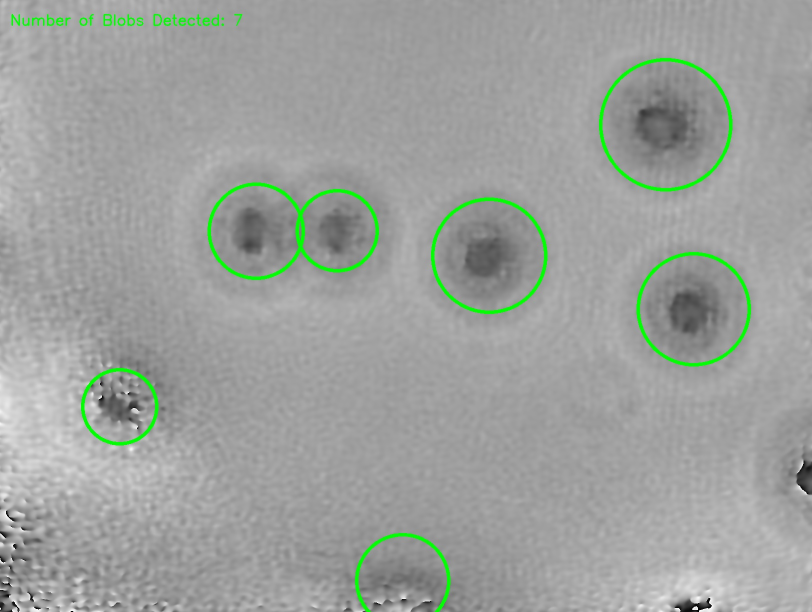
#> input picture 24_phase_blobs.jpg, 1624 x 1224 px (shown at 1/2 size); its folder holds 2 pictures in this run; the run also reads 1 picture not shown here
$ python detect_blobs.py --image .   (older library calls are emulated)
#> lines starting #> are read from the running program, lines starting #| are printed output that depends on the picture; after the words box and inside, x2 and y2 are one past the last pixel; in counts of white or black regions, pixels touching at a corner belong together
# import the necessary packages
import numpy as np
import argparse
import cv2
import glob
import os

from os import listdir

def drawKeyPts(im,keyp,col,th):
    t_img = im.copy()
    for curKey in keyp:
        x=np.int(curKey.pt[0])
        y=np.int(curKey.pt[1])
        size = np.int(curKey.size)
        cv2.circle(t_img,(x,y),size, col,thickness=th, lineType=8, shift=0)
   # cv2.imshow('image',im)
    return t_img

def gaussian_filter(image, K_size=3, sigma=1.3):
    if len(image.shape) == 3:
        H, W, C = image.shape
    else:
        image = np.expand_dims(image, axis=-1)
        H, W, C = image.shape
        # Zero padding
    pad = K_size // 2
    out = np.zeros((H + pad * 2, W + pad * 2, C), dtype=np.float)
    out[pad: pad + H, pad: pad + W] = image.copy().astype(np.float)
    # prepare Kernel
    K = np.zeros((K_size, K_size), dtype=np.float)
    for x in range(-pad, -pad + K_size):
        for y in range(-pad, -pad + K_size):
            K[y + pad, x + pad] = np.exp(-(x ** 2 + y ** 2) / (2 * (sigma ** 2)))
    K /= (2 * np.pi * sigma * sigma)
    K /= K.sum()
    tmp = out.copy()
    # filtering
    for y in range(H):
        for x in range(W):
            for c in range(C):
                out[pad + y, pad + x, c] = np.sum(K * tmp[y: y + K_size, x: x + K_size, c])
    out = cv2.GaussianBlur(image, (3, 3), 1.5)
    out = np.clip(out, 0, 255)
    out = out[pad: pad + H, pad: pad + W].astype(np.uint8)
    return out


# construct the argument parser and parse the arguments
ap = argparse.ArgumentParser()
ap.add_argument("-i", "--image", required = True, help = "Path to the image(s)")
args = vars(ap.parse_args())
folder = args["image"]
for filename in listdir(folder):
    # load the image, clone it for output, and then convert it to grayscale
    outfilename=os.path.splitext(filename)[0]
    print(filename)
    image = cv2.imread(folder+'/'+filename)
#> image is the input picture: shape (1224, 1624, 3); mean B, G, R 157.1, 161.2, 157
    output = image.copy()
    gray = cv2.cvtColor(image, cv2.COLOR_BGR2GRAY)
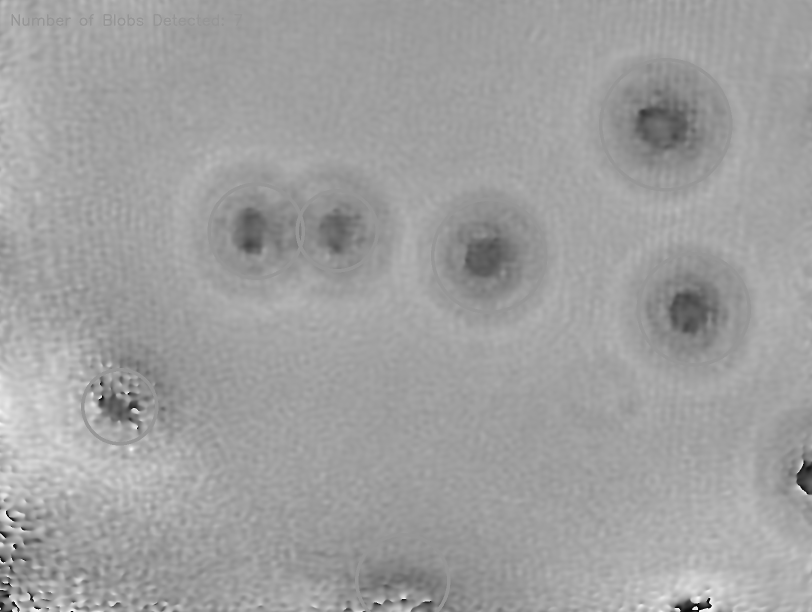
#> gray: shape (1224, 1624) (shown at 1/2 size); min 0, max 255, mean 159.5

    image = cv2.bilateralFilter(gray,10,90,90)
#> image: shape (1224, 1624)

#    image = gaussian_filter(gray, K_size=3, sigma=1.3)
#    clahe = cv2.createCLAHE(clipLimit=3.0, tileGridSize=(8, 8))
#    image = clahe.apply(image)


    ret, image = cv2.threshold(image, 127, 255, cv2.THRESH_BINARY)
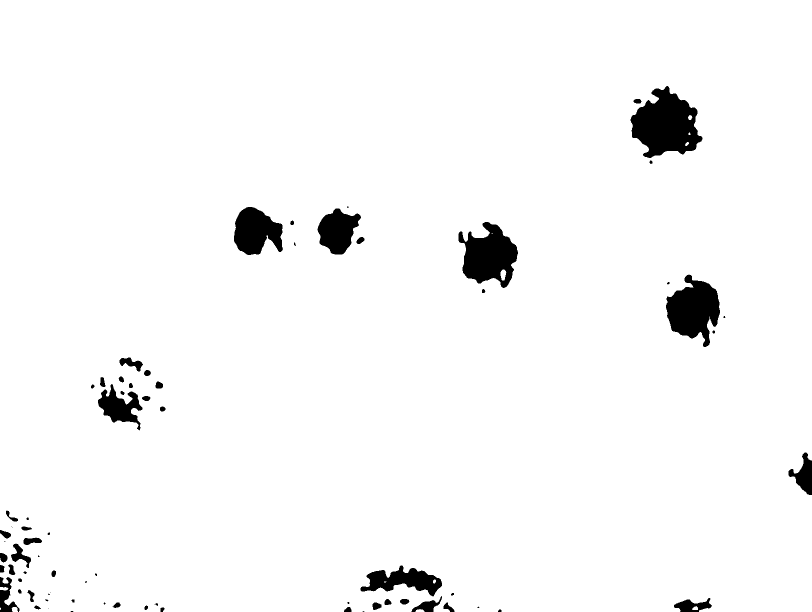
#> image: shape (1224, 1624) (shown at 1/2 size); 96.8% white; 74 black regions (19 under 20 px)
    #output = image.copy()
    # Set our filtering parameters
    # Initialize parameter setting using cv2.SimpleBlobDetector
    params = cv2.SimpleBlobDetector_Params()


    #params.minThreshold = 10
    #params.maxThreshold = 200
    # Set Area filtering parameters
    params.filterByArea = True
    params.minArea = 1500
    params.maxArea = 30000

    # Set Circularity filtering parameters
    params.filterByCircularity = False
    params.minCircularity = 0.66

    # Set Convexity filtering parameters
    params.filterByConvexity = False
    params.minConvexity = 0.2

    # Set inertia filtering parameters
    params.filterByInertia = False
    params.minInertiaRatio = 0.01

    # Create a detector with the parameters
    detector = cv2.SimpleBlobDetector_create(params)

    # Detect blobs
    keypoints = detector.detect(image)
#> keypoints = 7 keypoints; (x, y, size): (1332, 249, 130.8), (978, 512, 114), (1387, 619, 111), (512, 463, 94.8), (806, 1161, 92.3), (675, 462, 80.5), (239, 813, 74.4)

    # Draw blobs on our image as red circles
    blank = np.zeros((1, 1))
    #blobs = cv2.drawKeypoints(output, keypoints, blank, (0, 0, 255),
    #                          cv2.DRAW_MATCHES_FLAGS_DRAW_RICH_KEYPOINTS)
    blobs = drawKeyPts(output,keypoints,(0,255,0),5)
#> the loop in drawKeyPts, `for curKey in keyp:` made 7 passes
#> (curKey, x, y, size) on passes 1 to 7: (keypoint at (806.2, 1161.2), size 92.3, 806, 1161, 92), (keypoint at (239.2, 813.4), size 74.4, 239, 813, 74), (keypoint at (1387.1, 618.9), size 111, 1387, 618, 110), (keypoint at (978.3, 511.9), size 114, 978, 511, 114), (keypoint at (674.9, 461.7), size 80.5, 674, 461, 80), (keypoint at (512, 462.7), size 94.8, 512, 462, 94), (keypoint at (1331.8, 249.4), size 130.8, 1331, 249, 130)
#> after the loop in drawKeyPts, `for curKey in keyp:`:
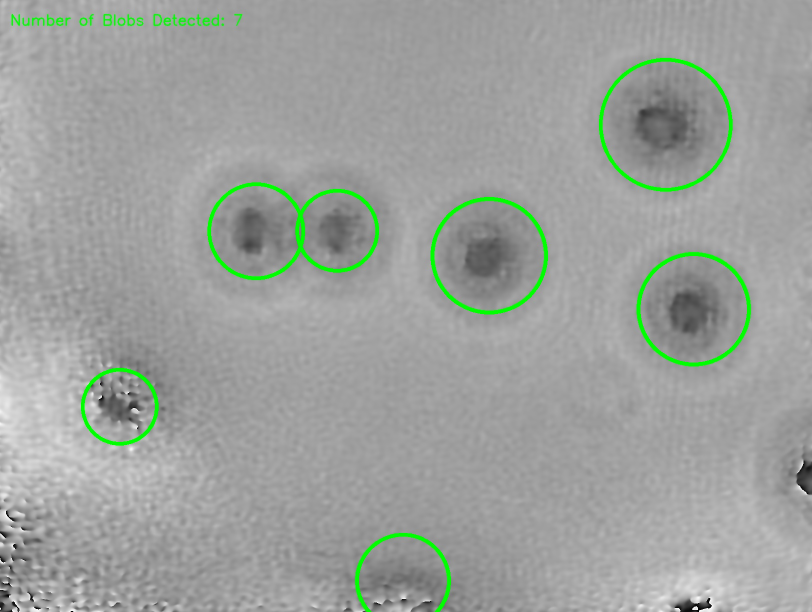
#> t_img: shape (1224, 1624, 3) (shown at 1/2 size); 1.3% of pixels changed, all inside (x1, y1, x2, y2) = (162, 116, 1501, 1224)


    number_of_blobs = len(keypoints)
#> number_of_blobs = 7
    text = "Number of Blobs Detected: " + str(len(keypoints))
#> text = 'Number of Blobs Detected: 7'
    cv2.putText(blobs, text, (20, 50),
                cv2.FONT_HERSHEY_SIMPLEX, 1, (0, 255, 0), 2)
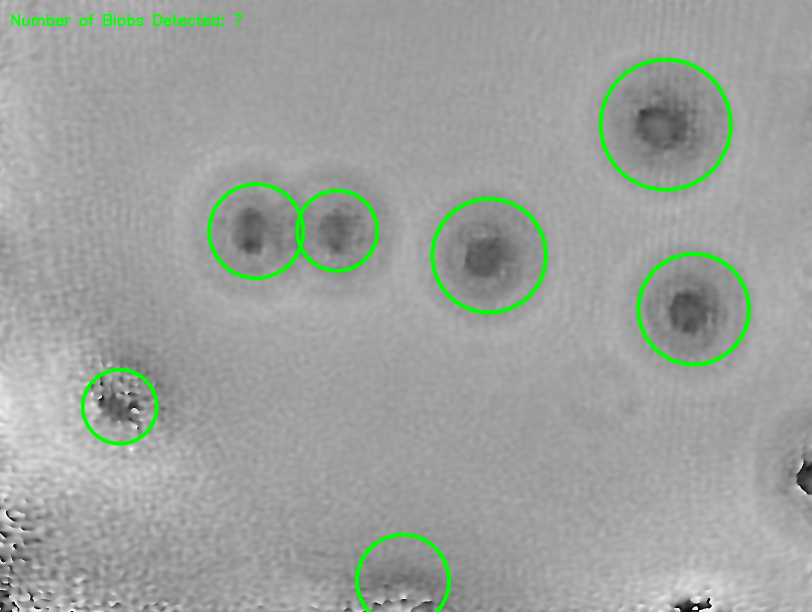
#> blobs: shape (1224, 1624, 3) (shown at 1/2 size); 0.15% of pixels changed, all inside (x1, y1, x2, y2) = (23, 28, 485, 52)


    # Show blobs
    cv2.imwrite('./output/'+outfilename+'_blobs.jpg', blobs)
    #cv2.imshow('blobs',blobs)


    contours,hierarchy = cv2.findContours(image,mode=cv2.RETR_TREE,method=cv2.CHAIN_APPROX_SIMPLE)
#> contours = 74 contours, 17 with area under 20; largest, box (x1, y1, x2, y2) and area: (0, 0, 1624, 1224) 1978192, (1260, 171, 1406, 317) 13361, (916, 443, 1037, 577) 9978, (1331, 548, 1441, 695) 9784, (467, 413, 567, 511) 6742
#    print("Contours found: "+ str(len(contours)))
    min_area = 4000
    max_area = 30000
    num_contours = 0
    for cnt in contours:
        area = cv2.contourArea(cnt)
        if area > min_area and area < max_area:
            (x, y), radius = cv2.minEnclosingCircle(cnt)
            center = (int(x), int(y))
            radius = int(radius)
            cv2.circle(output, center, radius, (0, 255, 0), 2)
            num_contours += 1
#> this loop made 74 passes
#> (area, x, y, radius, center) on passes 30, 62, 66, 67, 71: (5251, 802, 1172.5, 82, (802, 1172)), (9978, 969.3, 515.3, 72, (969, 515)), (5259, 681, 460.8, 49, (681, 460)), (6742.5, 521.2, 462.8, 57, (521, 462)), (13361, 1332.6, 249, 78, (1332, 248))
#> (area, x, y, radius) on pass 59: (9784.5, 1394, 621, 74)
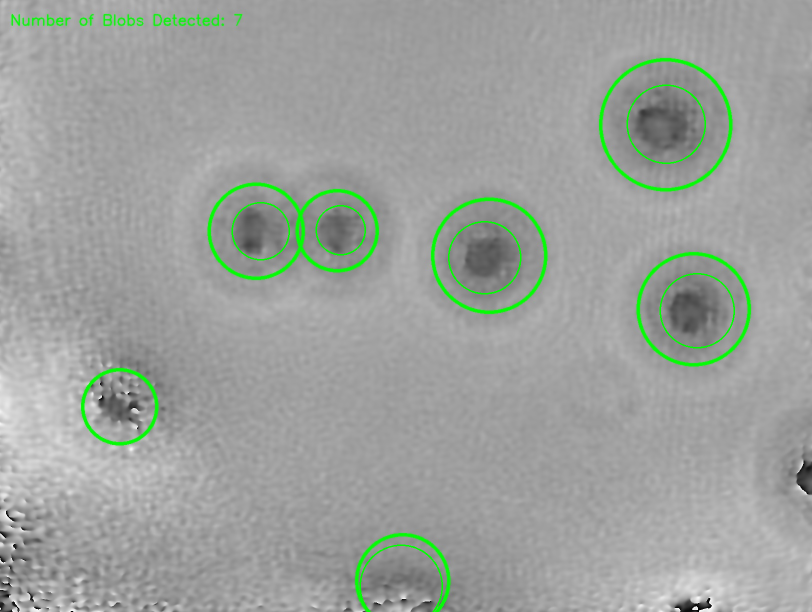
#> output: shape (1224, 1624, 3) (shown at 1/2 size); 0.37% of pixels changed, all inside (x1, y1, x2, y2) = (463, 169, 1470, 1224)
#> after the loop, num_contours = 6

    text = "Number of Contours Detected: " + str(num_contours)
#> text = 'Number of Contours Detected: 6'
    cv2.putText(output, text, (20, 50),
                cv2.FONT_HERSHEY_SIMPLEX, 1, (0, 255, 0), 2)
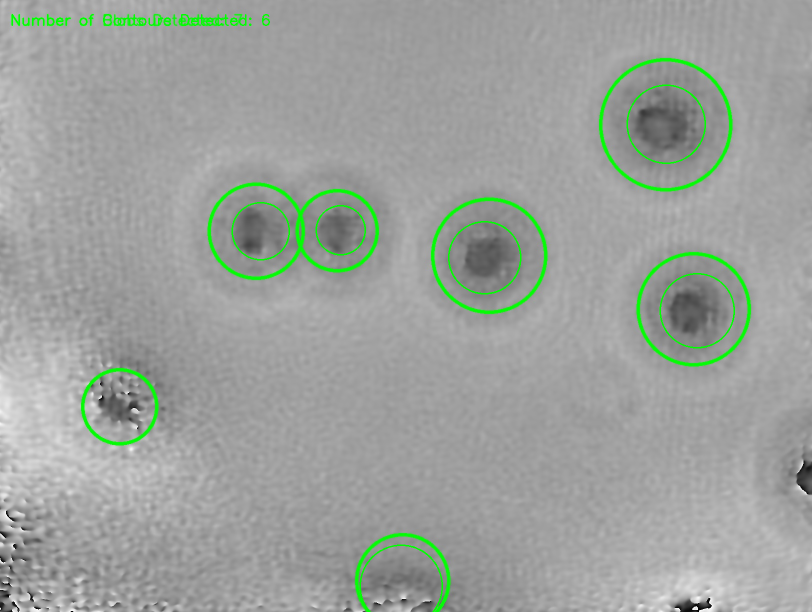
#> output: shape (1224, 1624, 3) (shown at 1/2 size); 0.17% of pixels changed, all inside (x1, y1, x2, y2) = (23, 28, 540, 52)

    #final = cv2.drawContours(image=output, contours=contours, contourIdx=-1, color=(0,255,0),thickness=2, lineType=cv2.LINE_AA)
    cv2.imwrite('./output/'+outfilename+'_contours.jpg', output)
#> pass 2 of the loop `for filename in listdir(folder):`:
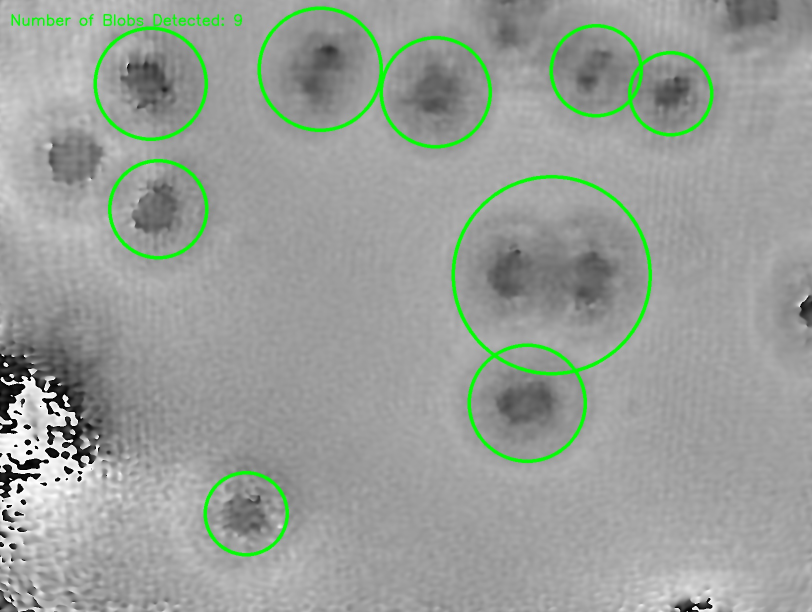
#> input picture 29_phase_blobs.jpg, 1624 x 1224 px (shown at 1/2 size)
#> image is the input picture: shape (1224, 1624, 3); mean B, G, R 152.8, 158.7, 152.7
#> `ret, image = cv2.threshold(image, 127, 255, cv2.THRESH_BINARY)`:
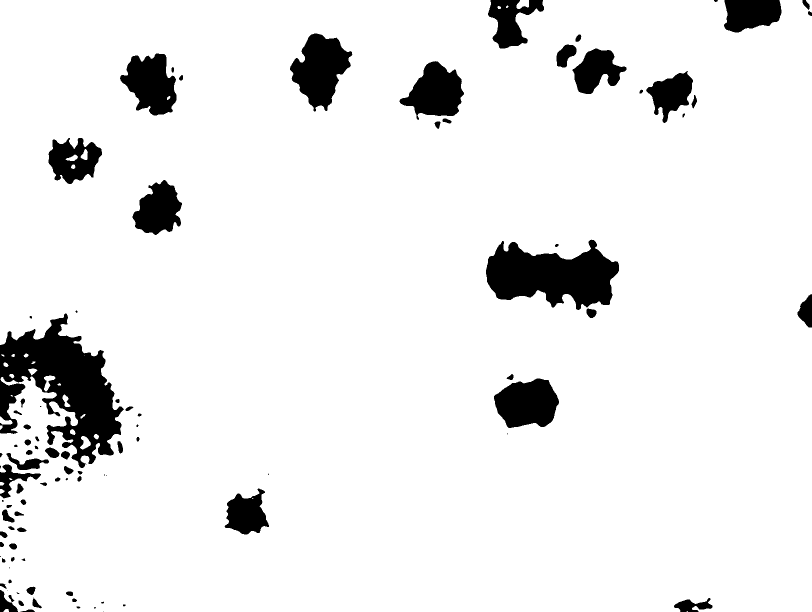
#> image: shape (1224, 1624) (shown at 1/2 size); 92.3% white; 96 black regions (18 under 20 px)
#> keypoints = 9 keypoints; (x, y, size): (1103, 551, 198.3), (640, 138, 122.5), (1054, 807, 116.9), (302, 168, 111.2), (871, 184, 109.8), (317, 419, 97.7), (1193, 141, 90.1), (493, 1028, 82.6), (1342, 187, 82.4)
#> the loop in drawKeyPts (call 2), `for curKey in keyp:` made 9 passes
#> (curKey, x, y, size) on passes 1 to 7: (keypoint at (492.7, 1027.7), size 82.6, 492, 1027, 82), (keypoint at (1054.3, 806.8), size 116.9, 1054, 806, 116), (keypoint at (1103.4, 551), size 198.3, 1103, 550, 198), (keypoint at (316.6, 418.9), size 97.7, 316, 418, 97), (keypoint at (1341.7, 187.2), size 82.4, 1341, 187, 82), (keypoint at (871.3, 184.1), size 109.8, 871, 184, 109), (keypoint at (301.8, 167.5), size 111.2, 301, 167, 111)
#> number_of_blobs = 9
#> `text = "Number of Blobs Detected: " + str(len(keypoints))`: text = 'Number of Blobs Detected: 9'
#> blobs: shape (1224, 1624, 3); mean B, G, R 152.3, 159, 152.3
#> contours = 113 contours, 23 with area under 20; largest, box (x1, y1, x2, y2) and area: (0, 0, 1624, 1224) 1928066, (971, 478, 1239, 621) 24090, (579, 66, 706, 224) 11500, (987, 756, 1119, 857) 9746, (239, 106, 354, 232) 9376
#> the loop `for cnt in contours:` made 113 passes
#> (area, x, y, radius, center) on passes 55, 87, 93, 94, 95, 105, 107, 110: (5282.5, 493, 1022.5, 54, (493, 1022)), (9745.5, 1052.2, 801.5, 65, (1052, 801)), (24090, 1104.6, 539.6, 133, (1104, 539)), (7257, 313.8, 415.5, 58, (313, 415)), (6823.5, 148.4, 316.9, 57, (148, 316)), (5268.5, 1347.5, 191.7, 57, (1347, 191)), (9182, 862.4, 184.9, 66, (862, 184)), (5812.5, 1198.9, 146.9, 55, (1198, 146))
#> after the loop `for cnt in contours:`: num_contours = 10
#> `text = "Number of Contours Detected: " + str(num_contours)`: text = 'Number of Contours Detected: 10'
#> `cv2.putText(output, text, (20, 50), cv2.FONT_HERSHEY_SIMPLEX, 1, (0, 2..`:
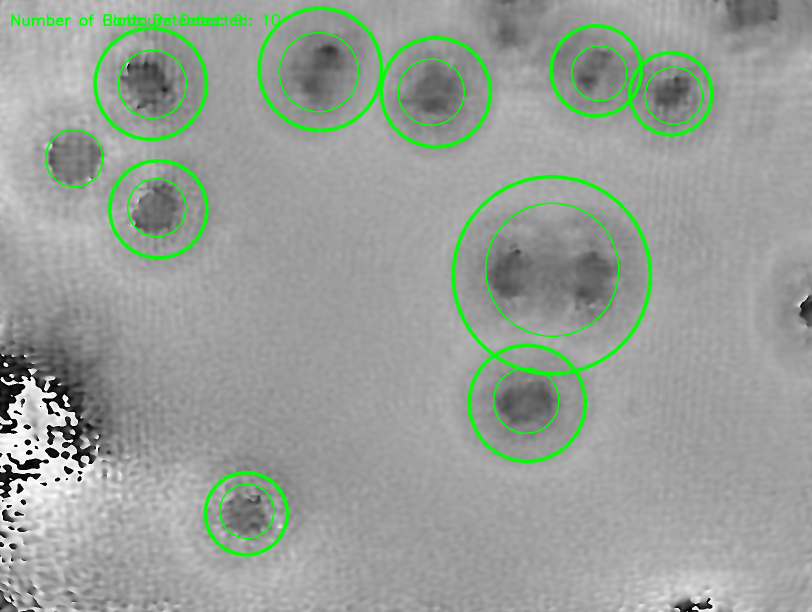
#> output: shape (1224, 1624, 3) (shown at 1/2 size); mean B, G, R 151.7, 159.5, 151.7
#> (the run stopped early here; a loop or call above may not have finished)
